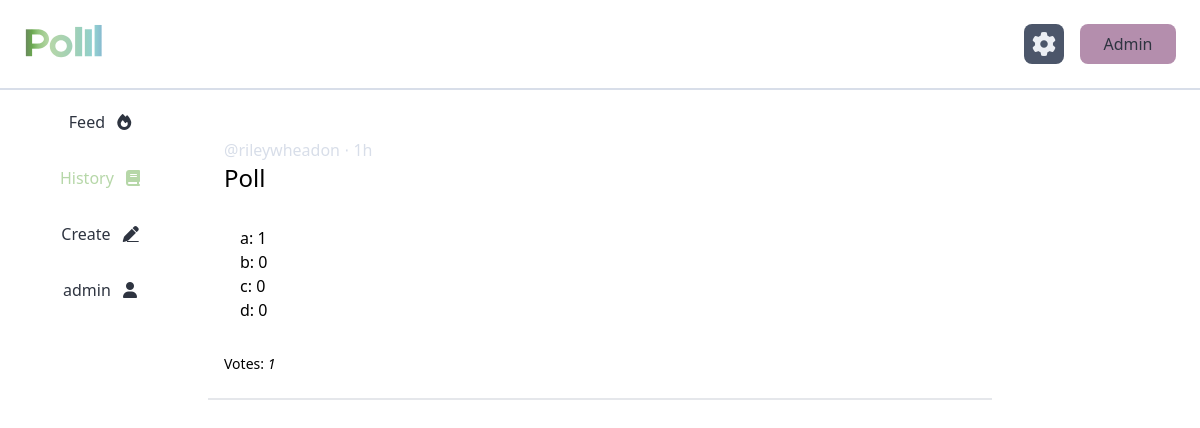
The page /history (signed in) on the database its author committed.
### tables this page shows
CREATE TABLE poll (
	id INTEGER PRIMARY KEY, 
	creator_id INTEGER NOT NULL, 
	question TEXT NOT NULL, 
	poll_type TEXT NOT NULL, 
	date_created DATETIME NOT NULL, 
  is_anonymous BOOLEAN NOT NULL CHECK (is_anonymous IN (0, 1)), 
  is_active BOOLEAN NOT NULL CHECK (is_active IN (0, 1)), 
  FOREIGN KEY (creator_id) REFERENCES user (id)
);

CREATE TABLE user (
	id INTEGER PRIMARY KEY, 
	username TEXT NOT NULL, 
	email TEXT UNIQUE NOT NULL, 
	account_created DATETIME NOT NULL, 
	last_online DATETIME NOT NULL, 
  last_poll_created DATETIME,
  next_poll_allowed DATETIME
);

### polll/home.py (the view)
@home.route("/history")
@requires_auth
def history():
    db = get_db()
    cur = db.cursor()
    query = """
    SELECT DISTINCT poll_id
    FROM response
    WHERE response.user_id = ?
    """
    res = cur.execute(query, (session["user"]["id"],))
    ids = [response["poll_id"] for response in res.fetchall()]
    polls = [query_poll_details(id) for id in ids]
    session["admin"] = False
    session["tab"] = "history"
    return render_template("home/history.html", session=session, polls=polls)

### polll/auth.py (called while the page is built)
def requires_auth(f):
    @wraps(f)
    def decorated(*args, **kwargs):
        if not session["user"]["id"]:
            return redirect(url_for('auth.login'))
        return f(*args, **kwargs)
    return decorated

### polll/db.py (called while the page is built)
def get_db():
    if "db" not in g:
        g.db = sqlite3.connect(
            current_app.config["DATABASE"],
            detect_types=sqlite3.PARSE_DECLTYPES
        )
        g.db.row_factory = sqlite3.Row
    return g.db

### polll/models.py (called while the page is built)
def get_poll_age(poll):
    timestamp = datetime.strptime(poll["date_created"], '%Y-%m-%d %H:%M:%S')
    age = datetime.utcnow() - timestamp
    if age.days > 0:
        return f"{age.days}d"
    elif age.seconds // 3600 > 0:
        return f"{age.seconds // 3600}h"
    elif age.seconds // 60 > 0:
        return f"{age.seconds // 60}m"
    else:
        return f"{age.seconds}s"

def result_template(poll):
    template = poll["poll_type"].lower().replace("_", "-")
    return f"results/{template}.html"

def poll_template(poll):
    template = poll["poll_type"].lower().replace("_", "-")
    return f"polls/{template}.html"

def id_to_url(n):
    hash = ((0x0000FFFF & n) << 16) + ((0xFFFF0000 & n) >> 16)
    code = base64.urlsafe_b64encode(str(hash).encode()).decode()
    return f"{request.scheme}://{request.host}/poll/{code}"

### polll/results.py (called while the page is built)
def choose_one(poll_id):
    db = get_db()
    cur = db.cursor()
    query = """
    SELECT
        poll_answer.id AS answer_id,
        poll_answer.answer AS answer,
        COUNT(discrete_response.id) AS count
    FROM poll
        INNER JOIN poll_answer ON poll_answer.poll_id = poll.id
        LEFT JOIN discrete_response ON discrete_response.answer_id = poll_answer.id
    WHERE poll.id = ?
    GROUP BY poll_answer.id
    """
    res = cur.execute(query, (poll_id,)).fetchall()
    results = [dict(result) for result in res]
    return results

### polll/templates/home/history.html
{% extends "home/home.html" %}
{% block home_content %}
  {% for poll in polls %}
    {% include poll["result_template"] %}
  {% endfor %}
{% endblock %}

### polll/templates/results/choose-one.html
{% extends "results/result-base.html" %}
{% block result_content %}
  {% for result in poll.results %}
    <p>{{ result.answer }}: {{ result.count }}</p>
  {% endfor %}
{% endblock %}

### polll/templates/results/result-base.html (shortened to what this page needs)
<div id="poll-card-{{ poll.id }}" class="poll-card py-2 border-b-2 dark:border-nord-3 overflow-hidden">
  <div class="flex flex-row items-center p-2">
    <div class="flex flex-col p-2">
      {% if poll.is_anonymous == 1 %}
        <p class="text-nord-4 font-light">anonymous ⋅ {{ poll.age }}</p>
      {% else %}
        <p class="text-nord-4 font-light">@{{ poll.creator }} ⋅ {{ poll.age }}</p>
      {% endif %}
      <p class="rounded-md text-2xl font-light">{{ poll.question }}</p>
    </div>
  </div>
  <div class="px-8 py-4">
    {% block result_content %}
    {% endblock %}
  </div>
  <div class="flex flex-row text-sm px-4 items-center my-4 font-light">
    <p>
      Votes: <i>{{ poll.votes }}</i>
    </p>
  </div>
</div>

### rows shown on the page
poll: creator "rileywheadon", age "1h", question "Poll", answer "a" "b" "c" "d", count "1" "0" "0" "0", votes "1"

### other values the page prints
{{ session.user.username }} "admin"
